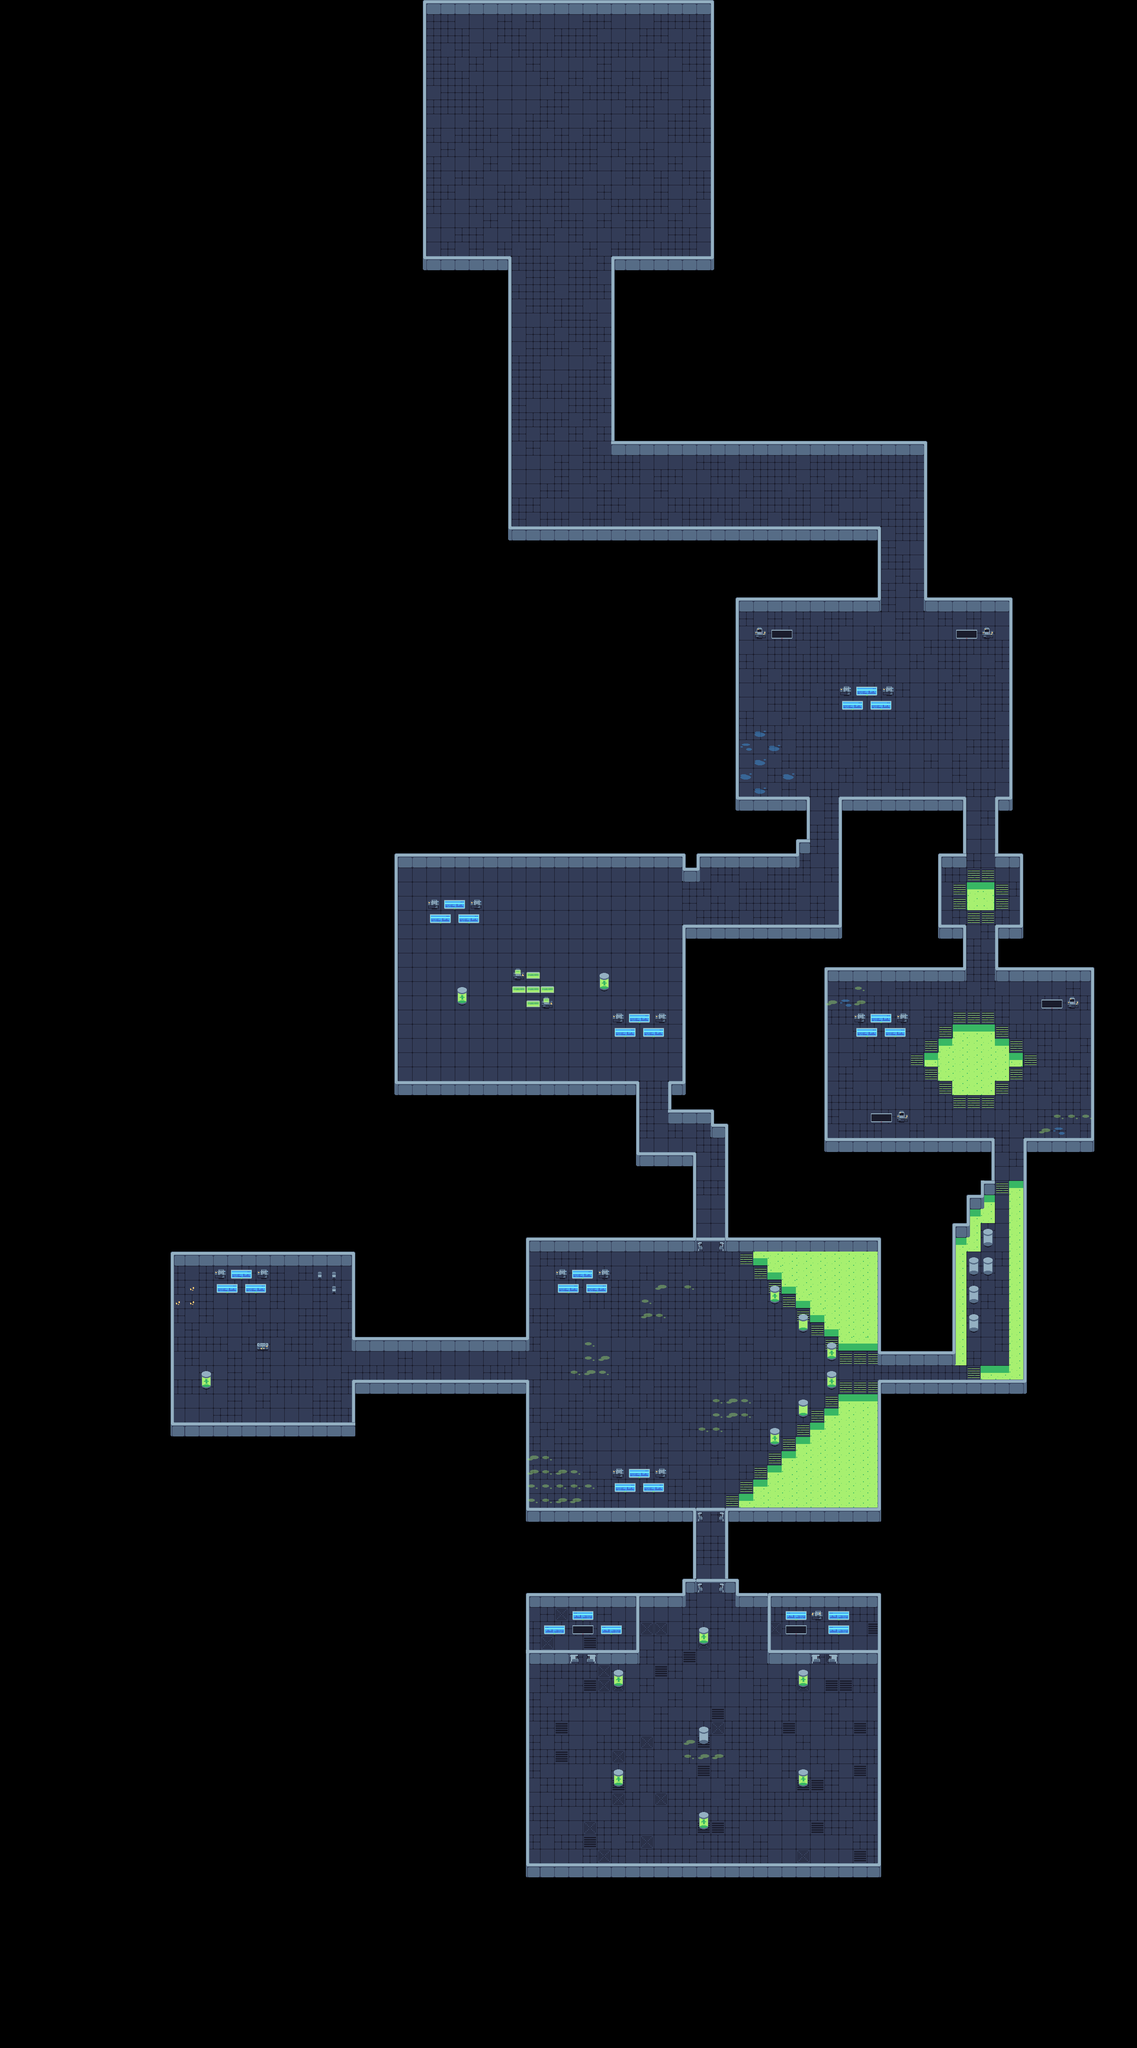

Tiled map render using the project's own tile images. Description and the map definition, with tile-layer contents summarised, below:
An orthogonal 80x144 tile map with 32x32 px tiles, 3 tile layers (Ground, Wall, Objects), 2 tilesets and 141 objects (113x WALL, 25x E1, 2x E2, PLAYER).

<map version="1.9" tiledversion="1.9.2" orientation="orthogonal" renderorder="right-down" width="80" height="144" tilewidth="32" tileheight="32" infinite="0" nextlayerid="5" nextobjectid="163">
 <tileset firstgid="1" source="NEA GAME TILESET.tsx" />
 <tileset firstgid="852" source="NEA GAME OBJECTS.tsx" />
 <layer id="1" name="Ground" width="80" height="144">
  <data>[11520 cells, 2768 non-empty, 10 distinct tile ids]</data>
 </layer>
 <layer id="2" name="Wall" width="80" height="144">
  <data>[11520 cells, 744 non-empty, 25 distinct tile ids]</data>
 </layer>
 <layer id="3" name="Objects" width="80" height="144">
  <data>[11520 cells, 277 non-empty, 38 distinct tile ids]</data>
 </layer>
 <objectgroup id="4" name="OBJECTS">
  <object id="1" name="PLAYER" x="1242.33" y="321.667" width="32" height="32" />
  <object id="4" name="WALL" x="960.182" y="0.5" width="646.818" height="31.4091" />
  <object id="8" name="WALL" x="950.162" y="0.817198" width="9.64529" height="607.366" />
  <object id="9" name="WALL" x="960.706" y="576.667" width="158.482" height="30.6993" />
  <object id="10" name="WALL" x="1408.92" y="576.65" width="198.069" height="30.6993" />
  <object id="11" name="WALL" x="1600.26" y="33.6504" width="6.982" height="541.033" />
  <object id="12" name="WALL" x="1152" y="1184" width="831.694" height="30.6993" />
  <object id="13" name="WALL" x="1377.49" y="995.317" width="710.361" height="30.6993" />
  <object id="14" name="WALL" x="1376" y="576" width="32.7227" height="449.033" />
  <object id="15" name="WALL" x="1119.64" y="576.483" width="32.7227" height="637.033" />
  <object id="16" name="WALL" x="1950.97" y="1214.82" width="32.7227" height="161.533" />
  <object id="17" name="WALL" x="2079.64" y="993.817" width="32.7227" height="381.533" />
  <object id="18" name="WALL" x="1657" y="1346.3" width="293.731" height="30.4037" />
  <object id="19" name="WALL" x="2115.49" y="1344.35" width="163.231" height="30.4037" />
  <object id="20" name="WALL" x="1653.97" y="1793.81" width="166.723" height="31.0541" />
  <object id="21" name="WALL" x="1888" y="1792" width="287.39" height="31.0541" />
  <object id="22" name="WALL" x="2241.97" y="1793.81" width="37.3897" height="31.0541" />
  <object id="23" name="WALL" x="2272.31" y="1375.47" width="32.723" height="417.387" />
  <object id="24" name="WALL" x="1631.31" y="1379.14" width="32.0563" height="414.054" />
  <object id="25" name="WALL" x="1568" y="1920" width="230.723" height="31.0541" />
  <object id="26" name="WALL" x="1537.33" y="2080" width="357.39" height="31.0541" />
  <object id="27" name="WALL" x="1792" y="1887.21" width="32.0563" height="33.3042" />
  <object id="28" name="WALL" x="1791.31" y="1826.47" width="32.0563" height="61.0541" />
  <object id="29" name="WALL" x="1888" y="1824" width="32.723" height="288.387" />
  <object id="30" name="WALL" x="1536.89" y="1951.22" width="38.973" height="32.3041" />
  <object id="31" name="WALL" x="888" y="1920" width="654.723" height="31.0541" />
  <object id="32" name="WALL" x="863.716" y="1952" width="32.9277" height="511.418" />
  <object id="33" name="WALL" x="896" y="2432" width="543.223" height="31.0541" />
  <object id="34" name="WALL" x="1536" y="2112" width="32.0563" height="351.054" />
  <object id="35" name="WALL" x="1504" y="2432" width="32.0563" height="31.0541" />
  <object id="36" name="WALL" x="1503.97" y="2464.89" width="33.3897" height="62.8859" />
  <object id="37" name="WALL" x="1406.77" y="2463.89" width="34.4516" height="160.219" />
  <object id="38" name="WALL" x="1632.64" y="2527.22" width="33.3897" height="256.886" />
  <object id="39" name="WALL" x="1536" y="2592" width="32.0147" height="197.553" />
  <object id="40" name="WALL" x="1440" y="2592" width="96.0564" height="33.5526" />
  <object id="41" name="WALL" x="1536" y="2496" width="71.3897" height="31.6776" />
  <object id="42" name="WALL" x="1600" y="2528" width="32.7231" height="32.1776" />
  <object id="43" name="WALL" x="2241" y="1820.96" width="31.0261" height="106.33" />
  <object id="44" name="WALL" x="2271.97" y="1919.22" width="31.5109" height="33.5526" />
  <object id="45" name="WALL" x="2296.15" y="1952.68" width="20.0564" height="158.553" />
  <object id="46" name="WALL" x="2112" y="1920" width="63.0564" height="33.5526" />
  <object id="47" name="WALL" x="2112" y="2079.83" width="63.0564" height="33.9019" />
  <object id="48" name="WALL" x="2240" y="2080" width="56.5564" height="33.5526" />
  <object id="49" name="WALL" x="2111.47" y="1953.22" width="9.0564" height="125.553" />
  <object id="50" name="WALL" x="2168" y="1824" width="8.0564" height="96.8859" />
  <object id="51" name="WALL" x="2145.97" y="2113.89" width="30.0564" height="94.8859" />
  <object id="52" name="WALL" x="2240" y="2112" width="30.0564" height="97.5526" />
  <object id="53" name="WALL" x="2455.64" y="2177.22" width="30.0564" height="415.553" />
  <object id="54" name="WALL" x="2306.31" y="2561.89" width="30.0564" height="574.219" />
  <object id="55" name="WALL" x="2120.31" y="2751.89" width="55.7231" height="320.159" />
  <object id="56" name="WALL" x="2177.5" y="2560.5" width="62.2231" height="191.386" />
  <object id="57" name="WALL" x="2176" y="2752" width="32.0564" height="63.886" />
  <object id="58" name="WALL" x="2272" y="2656" width="30.0564" height="478.886" />
  <object id="59" name="WALL" x="2208" y="3072" width="62.0564" height="63.5526" />
  <object id="60" name="WALL" x="1976.5" y="3104" width="230.223" height="31.5526" />
  <object id="61" name="WALL" x="1976.06" y="3039.92" width="144.556" height="31.9952" />
  <object id="62" name="WALL" x="1889.14" y="2785.22" width="117.056" height="255.219" />
  <object id="63" name="WALL" x="1856" y="2784.5" width="33.556" height="222.719" />
  <object id="64" name="WALL" x="1824" y="2785" width="33.556" height="189.719" />
  <object id="65" name="WALL" x="1792" y="2785.5" width="33.556" height="157.219" />
  <object id="66" name="WALL" x="1760" y="2783.5" width="33.556" height="127.219" />
  <object id="67" name="WALL" x="1728" y="2785" width="33.556" height="93.719" />
  <object id="68" name="WALL" x="1696" y="2784" width="33.556" height="62.719" />
  <object id="69" name="WALL" x="1632" y="2784" width="64.056" height="32.219" />
  <object id="70" name="WALL" x="1889.6" y="3138" width="93.8653" height="284.219" />
  <object id="71" name="WALL" x="1760" y="3265" width="129.556" height="157.719" />
  <object id="72" name="WALL" x="1824" y="3200" width="65.056" height="62.719" />
  <object id="73" name="WALL" x="1792" y="3232" width="33.556" height="33.219" />
  <object id="74" name="WALL" x="1856" y="3168" width="33.556" height="33.219" />
  <object id="75" name="WALL" x="1632" y="3392" width="128.223" height="33.0523" />
  <object id="76" name="WALL" x="1696" y="3328" width="63.2227" height="62.719" />
  <object id="77" name="WALL" x="1728" y="3296" width="33.556" height="62.719" />
  <object id="78" name="WALL" x="1664" y="3360" width="33.556" height="32.0523" />
  <object id="86" name="WALL" x="1632" y="3424" width="32.2227" height="157.719" />
  <object id="87" name="WALL" x="1655.5" y="3584" width="328.556" height="32.719" />
  <object id="88" name="WALL" x="1728" y="3712" width="97.056" height="31.719" />
  <object id="90" name="WALL" x="1888" y="3712" width="97.056" height="31.719" />
  <object id="91" name="WALL" x="1344" y="3712" width="97.056" height="31.719" />
  <object id="92" name="WALL" x="1184" y="3712" width="97.056" height="31.719" />
  <object id="94" name="WALL" x="1976" y="3617.67" width="7.72267" height="95.719" />
  <object id="96" name="WALL" x="1184.64" y="3616.14" width="7.72267" height="95.719" />
  <object id="97" name="WALL" x="1432.64" y="3615.64" width="7.72267" height="95.719" />
  <object id="98" name="WALL" x="1184" y="3584" width="358.723" height="32.719" />
  </objectgroup>
</map>
<!-- 58 of 141 objects omitted -->
